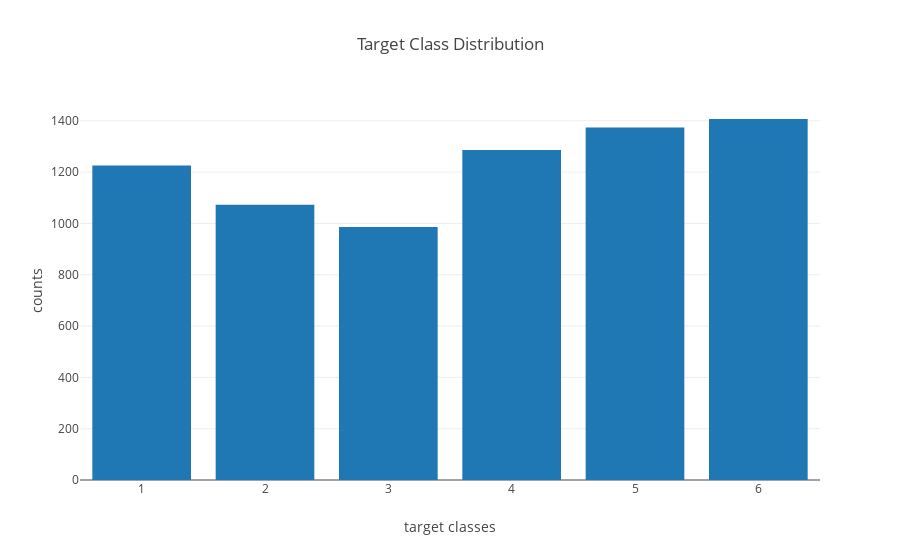

Notebook source saved alongside this figure:
### Code cell
#Check distribution of classes
classes = np.unique(np.sort(y))
class_counts = Counter()
for y_el in y:
    class_counts[y_el] += 1
class_counts = od(class_counts)

data = [go.Bar(x = list(class_counts.keys()), y = list(class_counts.values()))]
figure = go.Figure(data = data, layout = go.Layout(yaxis = dict(title = 'counts'),
                                                  xaxis = dict(title = 'target classes'),
                                                  title = 'Target Class Distribution'))

plotly.offline.iplot(figure)

### Figure 1 — Plotly figure (JSON) as saved in the notebook; plotly's stock layout.template omitted (floating-point values rounded to 4 significant figures)
{"data": [{"type": "bar", "x": [1, 2, 3, 4, 5, 6], "y": [1226, 1073, 986, 1286, 1374, 1407]}], "layout": {"title": "Target Class Distribution", "xaxis": {"title": "target classes"}, "yaxis": {"title": "counts"}}}
